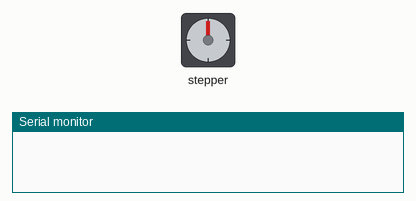
Simulated run of this program. Board: Arduino Uno, built with avr-gcc and run on an emulated ATmega328P. Shown: stepper motor, the last lines printed to the serial monitor. Wiring (inferred from the names in the program): stepper motor driver (200 steps per turn assumed): step pin 8; direction pin 9.

Above: at 0.15 s.
At 9.56 s:
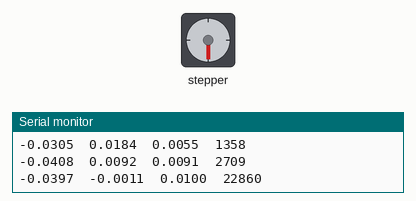
At 20.55 s:
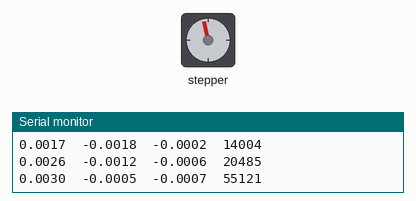
At 39.16 s:
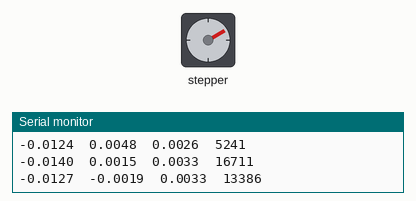
Timing chart, 0 to 40.0 s (numbered marks = the images above):
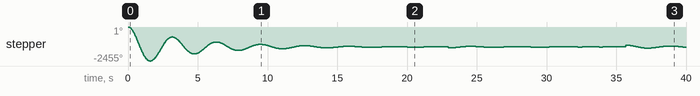

The program:

main.cpp
```cpp
#include <Arduino.h>
#include <limits.h>

#define CPU_F           16e6
#define PRESCALER_64    (1 << CS11) | (1 << CS10)
#define PRESCALER_1024  (1 << CS12) | (1 << CS10)
#define PRESCALER       64

#define STEP_PIN    8
#define DIR_PIN     9

#define ZERO_VELOCITY_TOLERANCE 0.000001
#define STEPS_PER_METER 10000
#define POSITION_LIMIT  3200

#define EVOLUTION_FREQ_HZ     100

// PD controller constants
#define Kp  4
#define Kd  0.5

// initial displacement
#define X0  0.08
#define P0  STEPS_PER_METER * X0
#define V0  0.0

volatile unsigned int nextTimerCount = UINT_MAX;
volatile long position = P0;
volatile int direction = LOW;

float a = .0;
float v = V0;
float x = X0;

// prevoius values for improved Euler's method
float last_a = .0;
float last_v = .0;

unsigned long lastUpdateTime = 0;

const unsigned long evolutionPeriodMicros = 1e6 / EVOLUTION_FREQ_HZ;

unsigned long getStepDelayMicros(float velocity) {
  if (fabs(velocity) <= ZERO_VELOCITY_TOLERANCE) {
    return ULONG_MAX;
  } else {
    return 1e6 / (fabs(velocity * STEPS_PER_METER));
  }
}

unsigned int getTimerCount(unsigned long delayMicros) {
  if (delayMicros == ULONG_MAX) {
    return  UINT_MAX;
  }
  return (delayMicros >> 2) - 1;
}

void setDirection(float velocity) {
  direction = (velocity > .0) ? HIGH : LOW;
  digitalWrite(DIR_PIN, direction);
}

void initTimer() {
  TCCR1A = 0;
  TCCR1B = 0;
  TCCR1B |= PRESCALER_64;
  TCCR1B |= (1 << WGM12); // CTC mode using OCR1A
  TIMSK1 |= (1 << OCIE1A);  //compare with OCR1A
}

void setTimerCounter(unsigned int counter) {
  OCR1A = counter;
  TCNT1 = 0;
}

void initPins() {
  pinMode(STEP_PIN, OUTPUT);
  pinMode(DIR_PIN, OUTPUT);
}

float getControl(float x, float v) {
  return - (Kp * x + Kd * v);
}

void integrate(float dt) {
  a = getControl(x, v);
  v += (a + last_a) * dt / 2;

  // x += (v + last_v) * dt / 2;
  x = 1.0 * position / STEPS_PER_METER;
  setDirection(v);
  nextTimerCount = getTimerCount(getStepDelayMicros(v));

  OCR1A = nextTimerCount;
  if (TCNT1 > OCR1A) {
    TCNT1 = 0;
  }

  last_a = a;
  last_v = v;
}


unsigned long lastLogTime = 0;

void logState() {
  unsigned long now = micros();
  if (now - lastLogTime >= 250000) {
    Serial.print(a, 4);
    Serial.print("\t");
    Serial.print(v, 4);
    Serial.print("\t");
    Serial.print(x, 4);
    Serial.print("\t");
    Serial.println(nextTimerCount);
    lastLogTime = now;
  }
}

void setup() {
  initTimer();
  initPins();
  setTimerCounter(2000);
  setDirection(.0);

  lastUpdateTime = micros();
  Serial.begin(9600);
  sei();
}

void loop() {
  unsigned long now = micros();
  if (now - lastUpdateTime >= evolutionPeriodMicros) {
    float dt = 1.0 * (now - lastUpdateTime) / 1e6;
    integrate(dt);
    lastUpdateTime = now;
  }

  logState();
}

ISR (TIMER1_COMPA_vect) {

  if (nextTimerCount == UINT_MAX) {
    return;
  }

  if (abs(position) >= POSITION_LIMIT) {
    return;
  }

  OCR1A = nextTimerCount;

  digitalWrite(STEP_PIN, HIGH);
  digitalWrite(STEP_PIN, LOW);

  if (direction == HIGH) {
    position++;
  } else {
    position--;
  }

}
```
